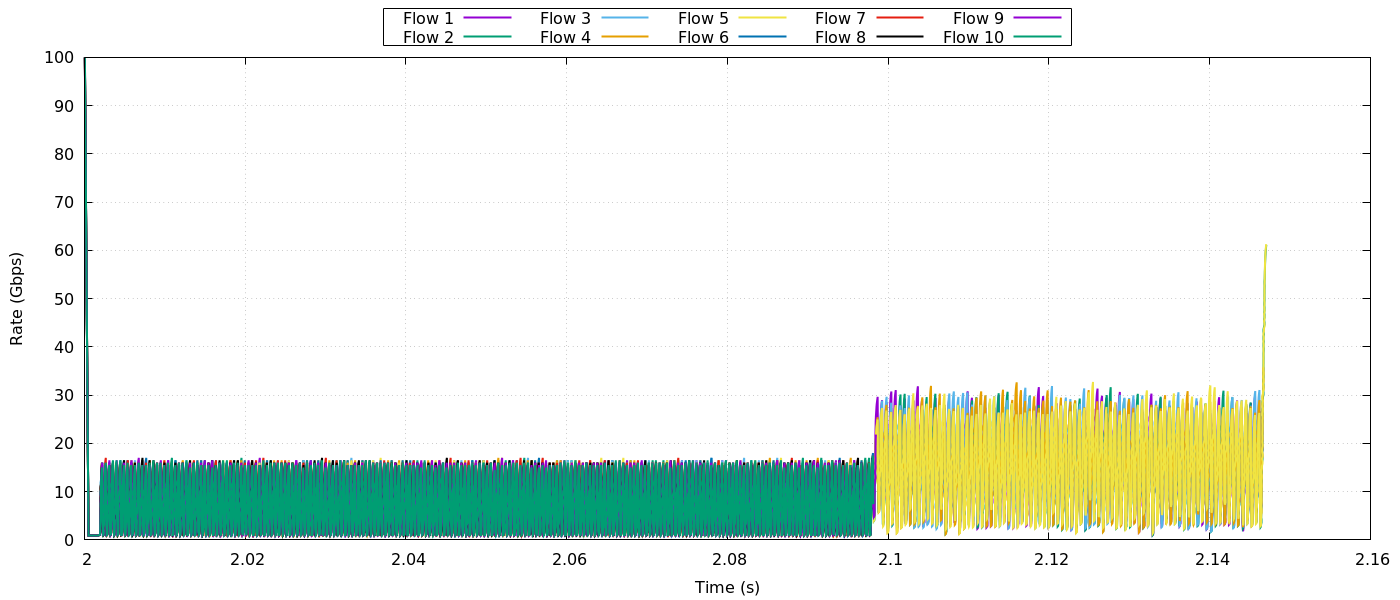

Write the gnuplot code that produced this figure.
# timely_rate_all.plt
PG = 3
SPORT = 10000
DIP = "0.1"
DPORT = 100
PREFIX = ""         # 若文件在 mix/log 下，改成 "mix/log/"

set term pngcairo size 1400,600
set output "timely_rate_all.png"
set datafile separator ","
set grid
set xlabel "Time (s)"
set ylabel "Rate (Gbps)"
set key outside top center horizontal box

plot for [nid=2:11] \
     sprintf("%stimely_n%d_S0.%d-%d_D%s-%d_pg%d.csv", \
             PREFIX, nid, nid, SPORT, DIP, DPORT, PG) \
     using 1:9 with lines lw 2 title sprintf("Flow %d", nid-1)
